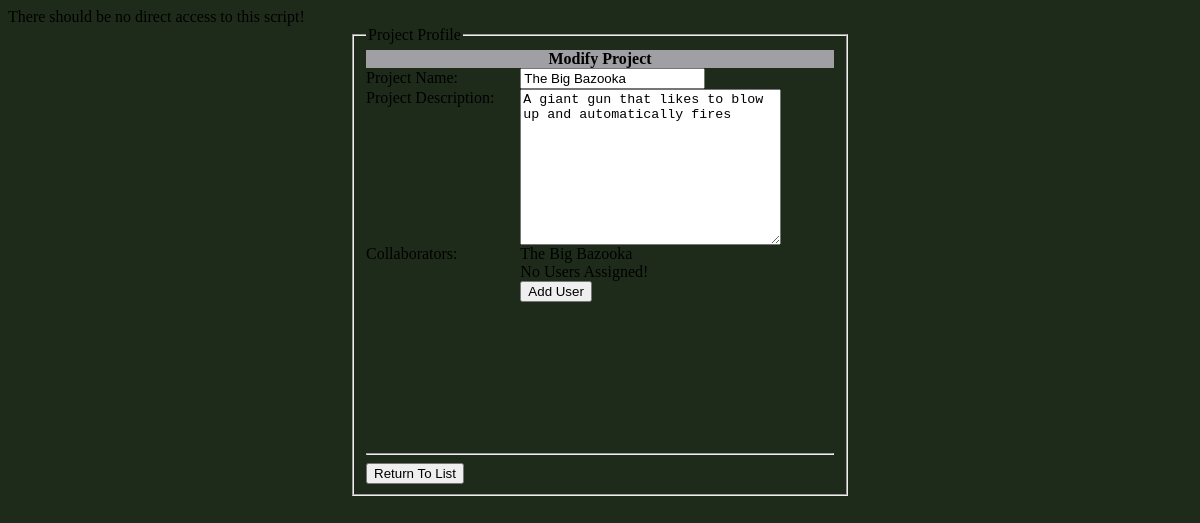
Screenshot of /userprofile/userprofile_old/project_profiles.php?id=8 with the database file from the repository.
### tables this page shows
CREATE TABLE IF NOT EXISTS `projects` (
  `ID` int(11) NOT NULL AUTO_INCREMENT,
  `Name` varchar(40) NOT NULL,
  `Description` varchar(255) NOT NULL,
  PRIMARY KEY (`ID`)
);

### userprofile/userprofile_old/project_profiles.php (the view, shortened to what this page needs)
<!DOCTYPE html PUBLIC "-//W3C//DTD XHTML 1.0 Transitional//EN" "http://www.w3.org/TR/xhtml1/DTD/xhtml1-transitional.dtd">
<html xmlns="http://www.w3.org/1999/xhtml">
<head>
<?php
require_once ('include/common.php');
$mode='list';
$project_id=null;
$name = null;
$description=null;
$submit=false;
if (isset($_GET['id'])) {
	$project_id=$_GET['id'];
}
if(!empty($project_id)) $mode="update";
 if ($mode == 'update') {
 	if (!$submit) {
 		if (!empty($project_id)) {
 			$result = mysql_query("SELECT * FROM projects WHERE ID = '".$project_id."'");
 			while($row = mysql_fetch_array($result))
 			{
 				$name = $row["Name"];
 				$description=$row['Description'];
 			}
 		}
 	}
 } else if ($mode == 'create') {
 	if ($submit) {
 		$query = 'INSERT INTO projects (ID, Name, Description) values ("","'.
 		$_POST["name"].'","' . $_POST['description'] . '")';
 		$result = mysql_query ($query);
 		if (!$result) {
 			die('Invalid query INSERT INTO projects: ' . mysql_error());
 		}
 		$query = 'SELECT MAX(ID) FROM projects';
 		$result = mysql_query ($query);
 		if (!$result) {
 			die('Invalid query: SELECT MAX(ID)' . mysql_error());
 		}
 		$project_id = mysql_fetch_row($result);
 		$project_id = $project_id[0];
 		$mode = 'list';
 		$submit=false;
 	}
 }
?>
</head>
<body>
	<div id="form"
		style="width: 500px; margin-left: auto; margin-right: auto;">
		<?php
		if($mode == 'create' || $mode == 'update') {
			print '<form name="signup" method="post" action="project_profiles.php?mode=' . $mode . '">';
		}
		print '<fieldset>';
		if ($mode == 'list') {
			print '<legend>Project Listings</legend>';
		} else {
			print '<legend>Project Profile</legend>';
		}
		if($mode=='update' || $mode=='create') {
			print '<table cellspacing="0" cellpadding="0" width="100%">';
			print '<thead>';
			if ($mode=='create')
				print'<th colspan="2">Create Project</th>';
			else
				print'<th colspan="2">Modify Project</th>';
			print '</thead>';
			print '<tr>';
			print'<td align="left">Project Name:</td>';
			print '<td>';
			print '<input type="text" name="name"	value="' . $name . '"';
			if(empty($project_id)&& $mode == 'update') echo "disabled=\"disabled\"";
			print '/></td>';
			print '</tr>';
			print '<tr>';
			print '	<td align="left" valign="top">Project Description:</td>';
			print '<td>';
			print '<textarea cols="30" rows="10" name="description"';
			if(empty($project_id) && $mode == 'update') echo "disabled=\"disabled\"";
			print '>';
			print $description;
			print '</textarea>';
			print '</td>';
			print '</tr>';
			if ($mode!='create') {
				print '<tr>';
				print'<td valign="top" align="left">Collaborators:</td>';
				print '<td>';
				print '<div style="min-height:200px;overflow-y:scroll;" id="user_listing">';
				display_project_user_list($project_id);
				print '</div>';
				print '</td>';
				print '</tr>';
			}
			print '</table>';
		} else if ($mode=='list') {
			$projects=getProjectsList();
			print '<table cellspacing="3px" cellpadding="0" width="100%">';
			print '<thead>';
			print'<th style="width:30%">Name</th>';
			print '<th>Description</th>';
			print '</thead>';
			foreach ($projects as $id=>$attributes) {
				print '<tr valign="top">';
				print '<td>';
				print $attributes['name'];
				print '</td>';
				print '<td>';
				print $attributes['description'];
				print '</td>';
				print '<td>';
				print '<a href="project_profiles.php?id=' .$id . '" title="Modify Project \'' . $attributes['name'] . '\'"><input type="button" name="edit"	value="Edit" /></a>';
				print '</td>';
				print '</tr>';
			}
			print '<tr valign="top">';
			print '<td align="right" colspan="4">';
			print '<hr/>';
			print '<a href="project_profiles.php?mode=create" title="Create A New Project"><input type="button" name="new_project"	value="Create Project" /></a>';
			print '</td>';
			print '</table>';
		}
		print '<hr />';
		if ($mode == 'create' || $mode == 'update') {
			print '<input type="submit" value="';
			if($mode=='create') echo  'Create'; else echo 'Return To List';
			print '" />';
			print '</form>';
		}
		?>
	</div>
</body>
</html>

### userprofile/userprofile_old/include/common.php (shortened to what this page needs)
<?php
function getProjectName($project_id) {
	if (!empty($project_id)) {
		$query = 'SELECT ID,name, description FROM projects WHERE ID=' . $project_id;
	} else return null;
	$result = mysql_query ($query);
	$row = mysql_fetch_assoc($result);
	return $row['name'];
}
function getProjectUsers($project_id) {
	$user_listing=array();
	return $user_listing;
}
function display_project_user_list($project_id) {
	$user_list =getProjectUsers($project_id);
	if (empty($user_list)) {
		print '<span >';
		print getProjectName($project_id) . '<br/>';
		print 'No Users Assigned!';
		print '<br/>';
		print '<input type="button" name="add_user" value="Add User" onclick="selectUsers(' . $project_id . ')"/>';
		print '</span>';
		return;
	}
}

### userprofile/userprofile_old/style.css (style rules this page uses)
body { background-color:#1E2B1B; }
th { background:#A0A0A4; width: 100%; }

### rows the page displays
projects: name "The Big Bazooka", description "A giant gun that likes to blow up and automatically fires", Name "The Big Bazooka"
